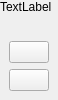
                 <widget class="QFrame" name="settingsLayout">
                  <property name="maximumSize">
                   <size>
                    <width>0</width>
                    <height>16777215</height>
                   </size>
                  </property>
                  <property name="cursor">
                   <cursorShape>ArrowCursor</cursorShape>
                  </property>
                  <property name="frameShadow">
                   <enum>QFrame::Raised</enum>
                  </property>
                  <layout class="QVBoxLayout" name="verticalLayout_14">
                   <property name="spacing">
                    <number>0</number>
                   </property>
                   <property name="leftMargin">
                    <number>0</number>
                   </property>
                   <property name="topMargin">
                    <number>0</number>
                   </property>
                   <property name="rightMargin">
                    <number>0</number>
                   </property>
                   <property name="bottomMargin">
                    <number>0</number>
                   </property>
                   <item alignment="Qt::AlignTop">
                    <widget class="QLabel" name="label">
                     <property name="text">
                      <string>TextLabel</string>
                     </property>
                    </widget>
                   </item>
                   <item alignment="Qt::AlignTop">
                    <widget class="QFrame" name="verticalFrame">
                     <layout class="QVBoxLayout" name="verticalLayout_13">
                      <item>
                       <widget class="QPushButton" name="pushButton_2">
                        <property name="text">
                         <string/>
                        </property>
                       </widget>
                      </item>
                      <item>
                       <widget class="QPushButton" name="pushButton">
                        <property name="text">
                         <string/>
                        </property>
                       </widget>
                      </item>
                     </layout>
                    </widget>
                   </item>
                  </layout>
                 </widget>
